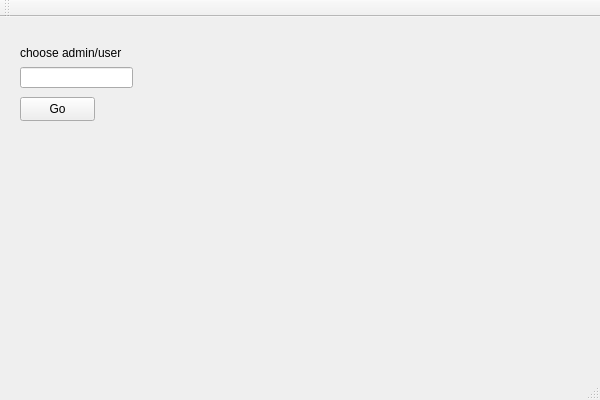
<?xml version="1.0" encoding="UTF-8"?>
<ui version="4.0">
 <class>A9Class</class>
 <widget class="QMainWindow" name="A9Class">
  <property name="geometry">
   <rect>
    <x>0</x>
    <y>0</y>
    <width>600</width>
    <height>400</height>
   </rect>
  </property>
  <property name="windowTitle">
   <string>A9</string>
  </property>
  <widget class="QWidget" name="centralWidget">
   <widget class="QLabel" name="label">
    <property name="geometry">
     <rect>
      <x>20</x>
      <y>20</y>
      <width>111</width>
      <height>31</height>
     </rect>
    </property>
    <property name="text">
     <string>choose admin/user</string>
    </property>
   </widget>
   <widget class="QLineEdit" name="startLineEdit">
    <property name="geometry">
     <rect>
      <x>20</x>
      <y>50</y>
      <width>113</width>
      <height>21</height>
     </rect>
    </property>
   </widget>
   <widget class="QPushButton" name="startButton">
    <property name="geometry">
     <rect>
      <x>20</x>
      <y>80</y>
      <width>75</width>
      <height>24</height>
     </rect>
    </property>
    <property name="text">
     <string>Go</string>
    </property>
   </widget>
  </widget>
  <widget class="QMenuBar" name="menuBar">
   <property name="geometry">
    <rect>
     <x>0</x>
     <y>0</y>
     <width>600</width>
     <height>22</height>
    </rect>
   </property>
  </widget>
  <widget class="QToolBar" name="mainToolBar">
   <attribute name="toolBarArea">
    <enum>TopToolBarArea</enum>
   </attribute>
   <attribute name="toolBarBreak">
    <bool>false</bool>
   </attribute>
  </widget>
  <widget class="QStatusBar" name="statusBar"/>
 </widget>
 <layoutdefault spacing="6" margin="11"/>
 <resources>
  <include location="A9.qrc"/>
 </resources>
 <connections/>
</ui>
